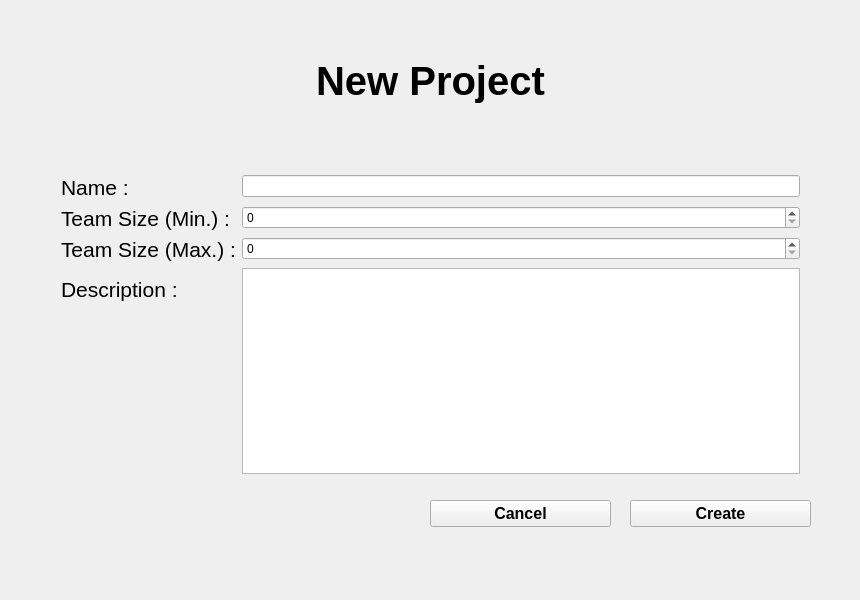
<?xml version="1.0" encoding="UTF-8"?>
<ui version="4.0">
 <class>createProjectPage</class>
 <widget class="QWidget" name="createProjectPage">
  <property name="geometry">
   <rect>
    <x>0</x>
    <y>0</y>
    <width>860</width>
    <height>600</height>
   </rect>
  </property>
  <property name="windowTitle">
   <string>createProjectPage</string>
  </property>
  <widget class="QPushButton" name="pushButton">
   <property name="geometry">
    <rect>
     <x>630</x>
     <y>500</y>
     <width>181</width>
     <height>27</height>
    </rect>
   </property>
   <property name="font">
    <font>
     <pointsize>12</pointsize>
     <weight>75</weight>
     <bold>true</bold>
    </font>
   </property>
   <property name="text">
    <string>Create</string>
   </property>
  </widget>
  <widget class="QWidget" name="formLayoutWidget">
   <property name="geometry">
    <rect>
     <x>50</x>
     <y>164</y>
     <width>761</width>
     <height>321</height>
    </rect>
   </property>
   <layout class="QFormLayout" name="formLayout">
    <property name="fieldGrowthPolicy">
     <enum>QFormLayout::AllNonFixedFieldsGrow</enum>
    </property>
    <item row="0" column="0">
     <widget class="QLabel" name="label_2">
      <property name="font">
       <font>
        <pointsize>16</pointsize>
       </font>
      </property>
      <property name="text">
       <string>Name :</string>
      </property>
     </widget>
    </item>
    <item row="2" column="0">
     <widget class="QLabel" name="label_3">
      <property name="font">
       <font>
        <pointsize>16</pointsize>
       </font>
      </property>
      <property name="text">
       <string>Team Size (Min.) :</string>
      </property>
     </widget>
    </item>
    <item row="2" column="1">
     <widget class="QSpinBox" name="minTeamSizeSpinBox"/>
    </item>
    <item row="3" column="0">
     <widget class="QLabel" name="label_4">
      <property name="font">
       <font>
        <pointsize>16</pointsize>
        <weight>50</weight>
        <bold>false</bold>
       </font>
      </property>
      <property name="text">
       <string>Team Size (Max.) :</string>
      </property>
     </widget>
    </item>
    <item row="3" column="1">
     <widget class="QSpinBox" name="maxTeamSizeSpinBox"/>
    </item>
    <item row="4" column="0">
     <widget class="QLabel" name="label_5">
      <property name="font">
       <font>
        <pointsize>16</pointsize>
       </font>
      </property>
      <property name="text">
       <string>Description :</string>
      </property>
     </widget>
    </item>
    <item row="4" column="1">
     <widget class="QTextEdit" name="descriptionEdit"/>
    </item>
    <item row="0" column="1">
     <widget class="QLineEdit" name="projNameEdit"/>
    </item>
   </layout>
  </widget>
  <widget class="QWidget" name="verticalLayoutWidget_3">
   <property name="geometry">
    <rect>
     <x>50</x>
     <y>10</y>
     <width>761</width>
     <height>141</height>
    </rect>
   </property>
   <layout class="QVBoxLayout" name="verticalLayout_4">
    <item alignment="Qt::AlignHCenter">
     <widget class="QLabel" name="label_6">
      <property name="font">
       <font>
        <pointsize>30</pointsize>
        <weight>75</weight>
        <bold>true</bold>
       </font>
      </property>
      <property name="text">
       <string>New Project</string>
      </property>
     </widget>
    </item>
   </layout>
  </widget>
  <widget class="QLabel" name="errorLabel">
   <property name="geometry">
    <rect>
     <x>230</x>
     <y>140</y>
     <width>581</width>
     <height>20</height>
    </rect>
   </property>
   <property name="palette">
    <palette>
     <active>
      <colorrole role="WindowText">
       <brush brushstyle="SolidPattern">
        <color alpha="255">
         <red>170</red>
         <green>0</green>
         <blue>0</blue>
        </color>
       </brush>
      </colorrole>
      <colorrole role="Button">
       <brush brushstyle="SolidPattern">
        <color alpha="255">
         <red>181</red>
         <green>7</green>
         <blue>10</blue>
        </color>
       </brush>
      </colorrole>
      <colorrole role="Light">
       <brush brushstyle="SolidPattern">
        <color alpha="255">
         <red>255</red>
         <green>26</green>
         <blue>30</blue>
        </color>
       </brush>
      </colorrole>
      <colorrole role="Midlight">
       <brush brushstyle="SolidPattern">
        <color alpha="255">
         <red>218</red>
         <green>16</green>
         <blue>20</blue>
        </color>
       </brush>
      </colorrole>
      <colorrole role="Dark">
       <brush brushstyle="SolidPattern">
        <color alpha="255">
         <red>90</red>
         <green>3</green>
         <blue>5</blue>
        </color>
       </brush>
      </colorrole>
      <colorrole role="Mid">
       <brush brushstyle="SolidPattern">
        <color alpha="255">
         <red>121</red>
         <green>4</green>
         <blue>6</blue>
        </color>
       </brush>
      </colorrole>
      <colorrole role="Text">
       <brush brushstyle="SolidPattern">
        <color alpha="255">
         <red>170</red>
         <green>0</green>
         <blue>0</blue>
        </color>
       </brush>
      </colorrole>
      <colorrole role="BrightText">
       <brush brushstyle="SolidPattern">
        <color alpha="255">
         <red>255</red>
         <green>255</green>
         <blue>255</blue>
        </color>
       </brush>
      </colorrole>
      <colorrole role="ButtonText">
       <brush brushstyle="SolidPattern">
        <color alpha="255">
         <red>0</red>
         <green>0</green>
         <blue>0</blue>
        </color>
       </brush>
      </colorrole>
      <colorrole role="Base">
       <brush brushstyle="SolidPattern">
        <color alpha="255">
         <red>255</red>
         <green>255</green>
         <blue>255</blue>
        </color>
       </brush>
      </colorrole>
      <colorrole role="Window">
       <brush brushstyle="SolidPattern">
        <color alpha="255">
         <red>181</red>
         <green>7</green>
         <blue>10</blue>
        </color>
       </brush>
      </colorrole>
      <colorrole role="Shadow">
       <brush brushstyle="SolidPattern">
        <color alpha="255">
         <red>0</red>
         <green>0</green>
         <blue>0</blue>
        </color>
       </brush>
      </colorrole>
      <colorrole role="AlternateBase">
       <brush brushstyle="SolidPattern">
        <color alpha="255">
         <red>218</red>
         <green>131</green>
         <blue>132</blue>
        </color>
       </brush>
      </colorrole>
      <colorrole role="ToolTipBase">
       <brush brushstyle="SolidPattern">
        <color alpha="255">
         <red>255</red>
         <green>255</green>
         <blue>220</blue>
        </color>
       </brush>
      </colorrole>
      <colorrole role="ToolTipText">
       <brush brushstyle="SolidPattern">
        <color alpha="255">
         <red>0</red>
         <green>0</green>
         <blue>0</blue>
        </color>
       </brush>
      </colorrole>
     </active>
     <inactive>
      <colorrole role="WindowText">
       <brush brushstyle="SolidPattern">
        <color alpha="255">
         <red>170</red>
         <green>0</green>
         <blue>0</blue>
        </color>
       </brush>
      </colorrole>
      <colorrole role="Button">
       <brush brushstyle="SolidPattern">
        <color alpha="255">
         <red>181</red>
         <green>7</green>
         <blue>10</blue>
        </color>
       </brush>
      </colorrole>
      <colorrole role="Light">
       <brush brushstyle="SolidPattern">
        <color alpha="255">
         <red>255</red>
         <green>26</green>
         <blue>30</blue>
        </color>
       </brush>
      </colorrole>
      <colorrole role="Midlight">
       <brush brushstyle="SolidPattern">
        <color alpha="255">
         <red>218</red>
         <green>16</green>
         <blue>20</blue>
        </color>
       </brush>
      </colorrole>
      <colorrole role="Dark">
       <brush brushstyle="SolidPattern">
        <color alpha="255">
         <red>90</red>
         <green>3</green>
         <blue>5</blue>
        </color>
       </brush>
      </colorrole>
      <colorrole role="Mid">
       <brush brushstyle="SolidPattern">
        <color alpha="255">
         <red>121</red>
         <green>4</green>
         <blue>6</blue>
        </color>
       </brush>
      </colorrole>
      <colorrole role="Text">
       <brush brushstyle="SolidPattern">
        <color alpha="255">
         <red>170</red>
         <green>0</green>
         <blue>0</blue>
        </color>
       </brush>
      </colorrole>
      <colorrole role="BrightText">
       <brush brushstyle="SolidPattern">
        <color alpha="255">
         <red>255</red>
         <green>255</green>
         <blue>255</blue>
        </color>
       </brush>
      </colorrole>
      <colorrole role="ButtonText">
       <brush brushstyle="SolidPattern">
        <color alpha="255">
         <red>0</red>
         <green>0</green>
         <blue>0</blue>
        </color>
       </brush>
      </colorrole>
      <colorrole role="Base">
       <brush brushstyle="SolidPattern">
        <color alpha="255">
         <red>255</red>
         <green>255</green>
         <blue>255</blue>
        </color>
       </brush>
      </colorrole>
      <colorrole role="Window">
       <brush brushstyle="SolidPattern">
        <color alpha="255">
         <red>181</red>
         <green>7</green>
         <blue>10</blue>
        </color>
       </brush>
      </colorrole>
      <colorrole role="Shadow">
       <brush brushstyle="SolidPattern">
        <color alpha="255">
         <red>0</red>
         <green>0</green>
         <blue>0</blue>
        </color>
       </brush>
      </colorrole>
      <colorrole role="AlternateBase">
       <brush brushstyle="SolidPattern">
        <color alpha="255">
         <red>218</red>
         <green>131</green>
         <blue>132</blue>
        </color>
       </brush>
      </colorrole>
      <colorrole role="ToolTipBase">
       <brush brushstyle="SolidPattern">
        <color alpha="255">
         <red>255</red>
         <green>255</green>
         <blue>220</blue>
        </color>
       </brush>
      </colorrole>
      <colorrole role="ToolTipText">
       <brush brushstyle="SolidPattern">
        <color alpha="255">
         <red>0</red>
         <green>0</green>
         <blue>0</blue>
        </color>
       </brush>
      </colorrole>
     </inactive>
     <disabled>
      <colorrole role="WindowText">
       <brush brushstyle="SolidPattern">
        <color alpha="255">
         <red>90</red>
         <green>3</green>
         <blue>5</blue>
        </color>
       </brush>
      </colorrole>
      <colorrole role="Button">
       <brush brushstyle="SolidPattern">
        <color alpha="255">
         <red>181</red>
         <green>7</green>
         <blue>10</blue>
        </color>
       </brush>
      </colorrole>
      <colorrole role="Light">
       <brush brushstyle="SolidPattern">
        <color alpha="255">
         <red>255</red>
         <green>26</green>
         <blue>30</blue>
        </color>
       </brush>
      </colorrole>
      <colorrole role="Midlight">
       <brush brushstyle="SolidPattern">
        <color alpha="255">
         <red>218</red>
         <green>16</green>
         <blue>20</blue>
        </color>
       </brush>
      </colorrole>
      <colorrole role="Dark">
       <brush brushstyle="SolidPattern">
        <color alpha="255">
         <red>90</red>
         <green>3</green>
         <blue>5</blue>
        </color>
       </brush>
      </colorrole>
      <colorrole role="Mid">
       <brush brushstyle="SolidPattern">
        <color alpha="255">
         <red>121</red>
         <green>4</green>
         <blue>6</blue>
        </color>
       </brush>
      </colorrole>
      <colorrole role="Text">
       <brush brushstyle="SolidPattern">
        <color alpha="255">
         <red>90</red>
         <green>3</green>
         <blue>5</blue>
        </color>
       </brush>
      </colorrole>
      <colorrole role="BrightText">
       <brush brushstyle="SolidPattern">
        <color alpha="255">
         <red>255</red>
         <green>255</green>
         <blue>255</blue>
        </color>
       </brush>
      </colorrole>
      <colorrole role="ButtonText">
       <brush brushstyle="SolidPattern">
        <color alpha="255">
         <red>90</red>
         <green>3</green>
         <blue>5</blue>
        </color>
       </brush>
      </colorrole>
      <colorrole role="Base">
       <brush brushstyle="SolidPattern">
        <color alpha="255">
         <red>181</red>
         <green>7</green>
         <blue>10</blue>
        </color>
       </brush>
      </colorrole>
      <colorrole role="Window">
       <brush brushstyle="SolidPattern">
        <color alpha="255">
         <red>181</red>
         <green>7</green>
         <blue>10</blue>
        </color>
       </brush>
      </colorrole>
      <colorrole role="Shadow">
       <brush brushstyle="SolidPattern">
        <color alpha="255">
         <red>0</red>
         <green>0</green>
         <blue>0</blue>
        </color>
       </brush>
      </colorrole>
      <colorrole role="AlternateBase">
       <brush brushstyle="SolidPattern">
        <color alpha="255">
         <red>181</red>
         <green>7</green>
         <blue>10</blue>
        </color>
       </brush>
      </colorrole>
      <colorrole role="ToolTipBase">
       <brush brushstyle="SolidPattern">
        <color alpha="255">
         <red>255</red>
         <green>255</green>
         <blue>220</blue>
        </color>
       </brush>
      </colorrole>
      <colorrole role="ToolTipText">
       <brush brushstyle="SolidPattern">
        <color alpha="255">
         <red>0</red>
         <green>0</green>
         <blue>0</blue>
        </color>
       </brush>
      </colorrole>
     </disabled>
    </palette>
   </property>
   <property name="text">
    <string/>
   </property>
   <property name="alignment">
    <set>Qt::AlignLeading|Qt::AlignLeft|Qt::AlignVCenter</set>
   </property>
  </widget>
  <widget class="QPushButton" name="cancelButton">
   <property name="geometry">
    <rect>
     <x>430</x>
     <y>500</y>
     <width>181</width>
     <height>27</height>
    </rect>
   </property>
   <property name="font">
    <font>
     <pointsize>12</pointsize>
     <weight>75</weight>
     <bold>true</bold>
    </font>
   </property>
   <property name="text">
    <string>Cancel</string>
   </property>
  </widget>
 </widget>
 <layoutdefault spacing="6" margin="11"/>
 <resources/>
 <connections/>
</ui>
